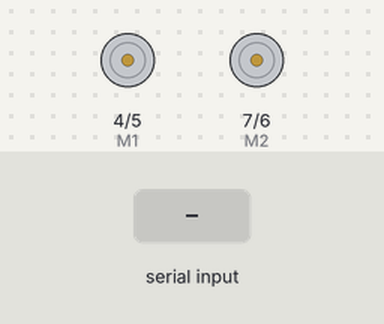
The sketch below on a simulated Arduino Uno, built with avr-gcc and run on an emulated ATmega328P. Shown: direction and speed pins drawn as motors (green arrow = direction pin HIGH = forward, orange = LOW = backward, longer = more drive). The inputs (shaded band) are chosen by the test bench. What the sketch prints to the serial monitor is not drawn.

Above: at 1.2 s.
1.3 s: "w" received over Serial
At 2.5 s:
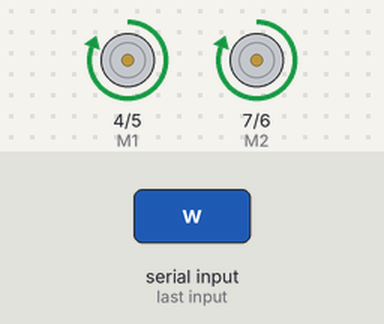
2.8 s: "s" received over Serial
At 3.8 s:
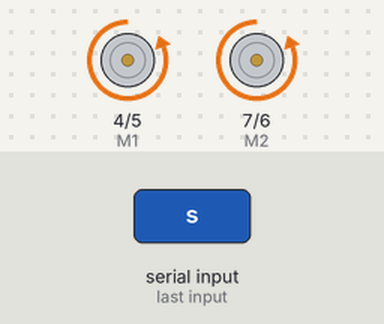
4.3 s: "a" received over Serial
At 4.9 s:
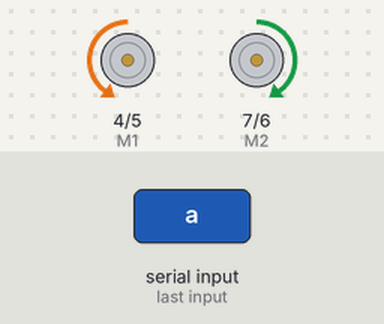
5.8 s: "d" received over Serial
At 7.0 s:
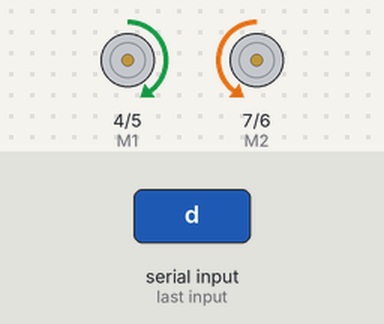
7.3 s: "w" received over Serial
At 8.4 s:
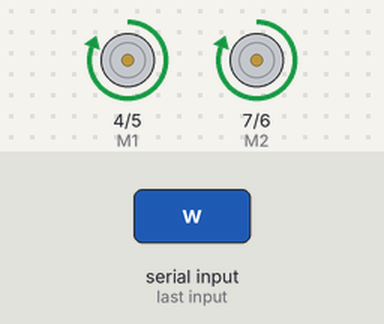
8.8 s: "s" received over Serial
At 9.5 s:
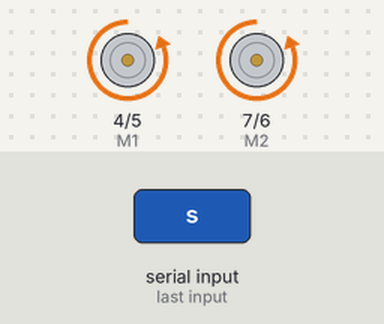
Timing chart, 0 to 11.3 s (numbered marks = the images above; inputs shaded):
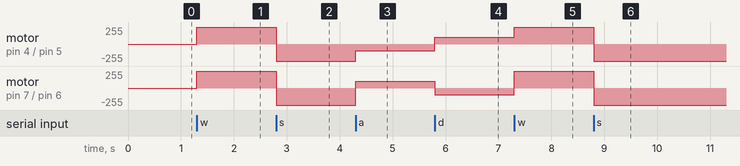

The sketch:

motor_bridge.ino
```cpp
/*
 /*
 # This Sample code is for testing the DC Motor Driver 2x15A_lite module.

 # Editor : Phoebe
 # Date   : 2012.11.6
 # Ver    : 0.1
 # Product: DC Motor Driver 2x15A_lite
 # SKU    : DRI0018

 # Description:
 # Drive 2 motors with this DC Motor Driver module

 # Hardwares:
 1. Arduino UNO
 2. DC Motor Driver 2x15A_lite
 3. DC motors x2

 #Steps:
 1.Connect the M1_PWM & M2_PWM to UNO digital 5 & 6
 2.Connect the M1_EN & M2_EN to UNO digital 4 & 7
 3.Connect +5V & GND to UNO 5V & GND

 # Function for current sense and diagnosis,if you want to use
 please connect the IS pins to Arduino
 Connect LA_IS and RA_IS to UNO digital 2 at the same time
 Connect LB_IS and RB_IS to UNO digital 3 at the same time
 */

int E1 = 5;     //M1 Speed Control
int E2 = 6;     //M2 Speed Control
int M1 = 4;     //M1 Direction Control
int M2 = 7;     //M1 Direction Control
int counter=0;

void stop(void)                    //Stop
{
  digitalWrite(E1,0);
  digitalWrite(M1,LOW);
  digitalWrite(E2,0);
  digitalWrite(M2,LOW);
}
void advance(char a,char b)          //Move forward
{
  analogWrite (E1,a);      //PWM Speed Control
  digitalWrite(M1,HIGH);
  analogWrite (E2,b);
  digitalWrite(M2,HIGH);
}
void back_off (char a,char b)          //Move backward
{
  analogWrite (E1,a);
  digitalWrite(M1,LOW);
  analogWrite (E2,b);
  digitalWrite(M2,LOW);
}
void turn_L (char a,char b)             //Turn Left
{
  analogWrite (E1,a);
  digitalWrite(M1,LOW);
  analogWrite (E2,b);
  digitalWrite(M2,HIGH);
}
void turn_R (char a,char b)             //Turn Right
{
  analogWrite (E1,a);
  digitalWrite(M1,HIGH);
  analogWrite (E2,b);
  digitalWrite(M2,LOW);
}
void current_sense()                  // current sense and diagnosis
{
  int val1=digitalRead(2);
  int val2=digitalRead(3);
  if(val1==HIGH || val2==HIGH){
    counter++;
    if(counter==3){
      counter=0;
      Serial.println("Warning");
    }
  }
}

void setup(void)
{
  int i;
  for(i=4;i<=7;i++)
    pinMode(i, OUTPUT);
  Serial.begin(19200);      //Set Baud Rate
  Serial.println("Run keyboard control");
  digitalWrite(E1,LOW);
  digitalWrite(E2,LOW);
  pinMode(2,INPUT);
  pinMode(3,INPUT);
}

void loop(void)
{
  /*
  static unsigned long timePoint = 0;    // current sense and diagnosis,if you want to use this
   if(millis() - timePoint > 1000){       //function,please show it & don't forget to connect the IS pins to Arduino
   current_sense();
   timePoint = millis();
   }
   */
  if(Serial.available()){
    char val = Serial.read();
    if(val != -1)
    {
      switch(val)
      {
      case 'w'://Move Forward
        advance (255,255);   //move forward in max speed
        break;
      case 's'://Move Backward
        back_off (255,255);   //move back in max speed
        break;
      case 'a'://Turn Left
        turn_L (100,100);
        break;
      case 'd'://Turn Right
        turn_R (100,100);
        break;
      case 'z':
        Serial.println("Hello");
        break;
      case 'x':
        stop();
        break;
      }
    }
    else stop();
  }

}
```

Measured:
- after the input at 1.3 s, motor on pin 4 (M1) / pin 5 (E1), motor on pin 7 (M2) / pin 6 (E2): stopped → forward 255/255 at once
- after the input at 2.8 s, motor on pin 4 (M1) / pin 5 (E1), motor on pin 7 (M2) / pin 6 (E2): forward 255/255 → backward 255/255 at once
- after the input at 4.3 s, motor on pin 4 (M1) / pin 5 (E1): backward 255/255 → backward 100/255 at once; motor on pin 7 (M2) / pin 6 (E2): backward 255/255 → forward 100/255 at once
- after the input at 5.8 s, motor on pin 4 (M1) / pin 5 (E1): backward 100/255 → forward 100/255 at once; motor on pin 7 (M2) / pin 6 (E2): forward 100/255 → backward 100/255 at once
- after the input at 7.3 s, motor on pin 4 (M1) / pin 5 (E1): forward 100/255 → forward 255/255 at once; motor on pin 7 (M2) / pin 6 (E2): backward 100/255 → forward 255/255 at once
- after the input at 8.8 s, motor on pin 4 (M1) / pin 5 (E1), motor on pin 7 (M2) / pin 6 (E2): forward 255/255 → backward 255/255 at once
